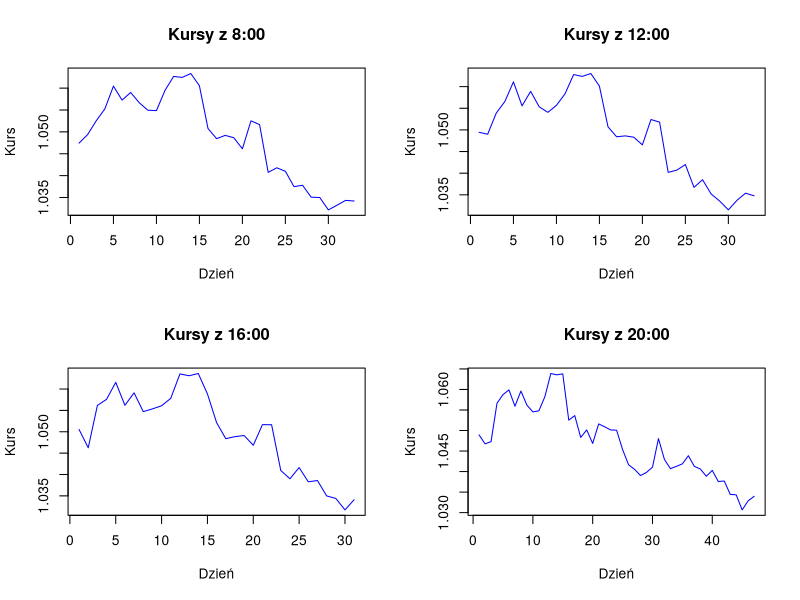
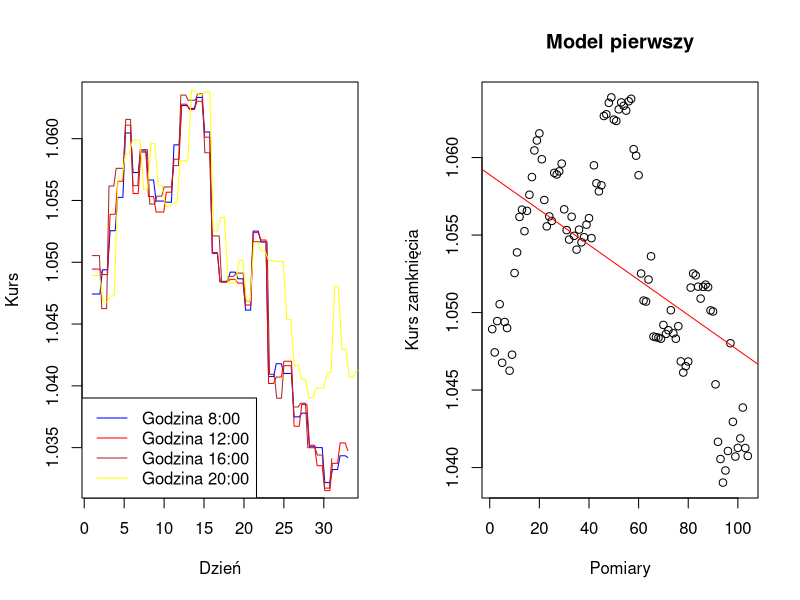
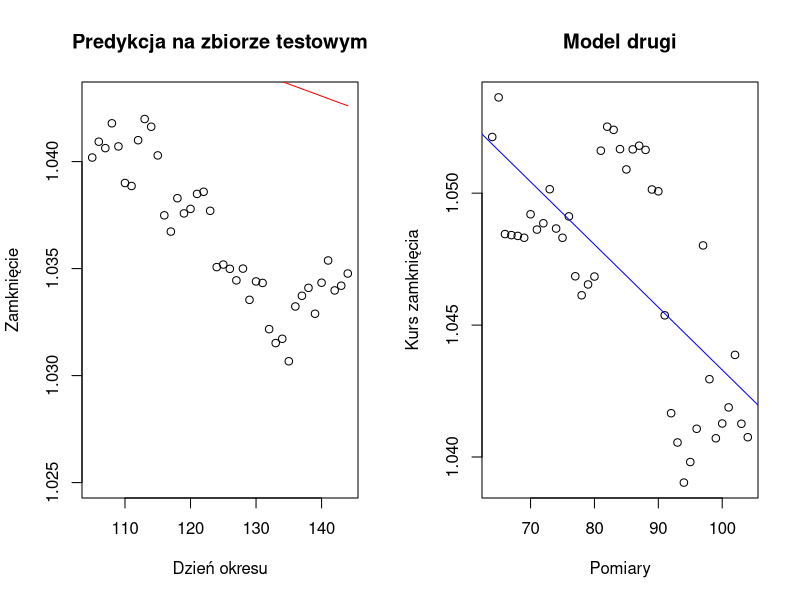
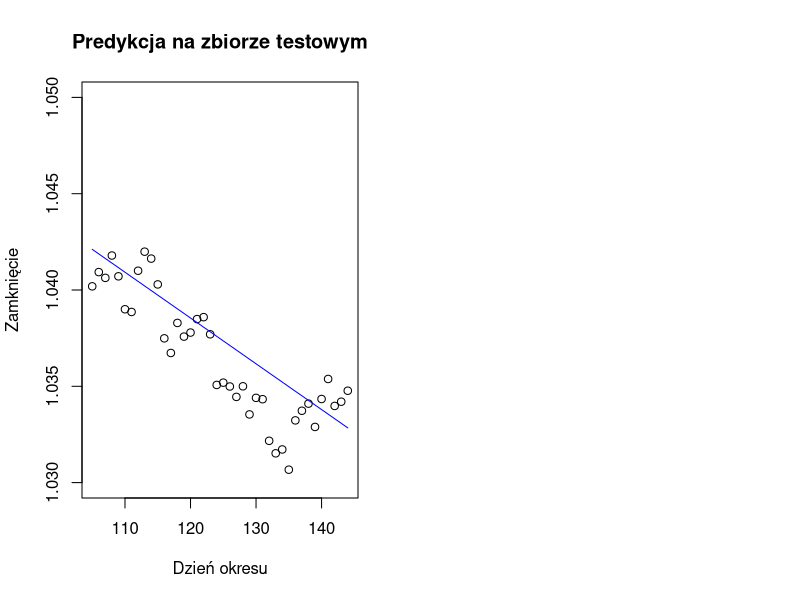

These charts were generated, in order, by the following R code:
## ---- chunk 1
knitr::opts_chunk$set(echo = TRUE)
## ---- chunk 2
dane <- read.csv2(file = 'mwozna-dane.csv', header = TRUE, sep = ";", dec = ".")
godz_8 <- dane[dane$godzina == 80000, ]
godz_12 <- dane[dane$godzina == 120000, ]
godz_16 <- dane[dane$godzina == 160000, ]
godz_20 <- dane[dane$godzina == 200000, ]
kurs<-as.numeric(dane$zamkniecie)
dane$zamkniecie = kurs
head(dane)
## ---- chunk 3
head(godz_8)
head(godz_12)
head(godz_20)
## ---- chunk 4
par(mfrow = c(2, 2), pty= "m")
plot(1:length(godz_8$data), godz_8$zamkniecie, type = "l", main = "Kursy z 8:00", xlab = "Dzień", ylab = "Kurs", col="blue")
plot(1:length(godz_12$data), godz_12$zamkniecie, type = "l", main = "Kursy z 12:00", xlab = "Dzień", ylab = "Kurs", col="blue")
plot(1:length(godz_16$data), godz_16$zamkniecie, type = "l", main = "Kursy z 16:00", xlab = "Dzień", ylab = "Kurs", col="blue")
plot(1:length(godz_20$data), godz_20$zamkniecie, type = "l", main = "Kursy z 20:00", xlab = "Dzień", ylab = "Kurs", col="blue")
par(mfrow = c(1, 2))

## ---- chunk 5
curve(godz_8$zamkniecie[x], from = 1, to = length(godz_8$data), type = "l", xlab = "Dzień", ylab = "Kurs", col = "blue")
curve(godz_12$zamkniecie[x], from = 1, to = length(godz_12$data), add = TRUE, type = "l", xlab = "Dzień", ylab = "Kurs", col = "red")
curve(godz_16$zamkniecie[x], from = 1, to = length(godz_16$data), add = TRUE, type = "l", xlab = "Dzień", ylab = "Kurs", col = "brown")
curve(godz_20$zamkniecie[x], from = 1, to = length(godz_20$data), add = TRUE, type = "l", xlab = "Dzień", ylab = "Kurs", col = "yellow")
legend("bottomleft", legend = c("Godzina 8:00", "Godzina 12:00", "Godzina 16:00", "Godzina 20:00"), col = c("blue", "red", "brown", "yellow"), lwd = 1)
## ---- chunk 6
N<-length(dane$zamkniecie)
n<-40 
newdane <- data.frame(nr=1:N,zamkniecie=dane$zamkniecie)
names(newdane)<-c("nr","zamkniecie")
uczacy <- newdane[1:(N - n), ]
testowy <- newdane[(N - n + 1):N, ]
## ---- chunk 7
model1<-lm(zamkniecie~nr,data=uczacy)
summary(model1)
plot(uczacy$nr, uczacy$zamkniecie, main = "Model pierwszy", xlab = "Pomiary", ylab = "Kurs zamknięcia")
abline(model1, col = "red")

## ---- chunk 8
pred1 <- predict(model1, testowy)
plot(testowy$nr, testowy$zamkniecie, main = "Predykcja na zbiorze testowym", xlab = "Dzień okresu", ylab = "Zamknięcie", ylim =c(1.025, 1.043))
lines(testowy$nr,pred1, col = "red")

## ---- chunk 9
blad1=mean(((pred1-testowy$zamkniecie)^2))
theil1=sum(((pred1-testowy$zamkniecie)^2))/sum((testowy$zamkniecie^2))
## ---- chunk 10
N<-length(dane$zamkniecie)
n<-40 
window_size <- 40
newdane <- data.frame(nr=1:N,zamkniecie=dane$zamkniecie)
names(newdane)<-c("nr","zamkniecie")
uczacy <- newdane[(N-n-window_size):(N - n), ]
testowy <- newdane[(N - n + 1):N, ]
## ---- chunk 11
model2<-lm(zamkniecie~nr,data=uczacy)
summary(model1)
plot(uczacy$nr, uczacy$zamkniecie, main = "Model drugi", xlab = "Pomiary", ylab = "Kurs zamknięcia")
abline(model2, col = "blue")

## ---- chunk 12
pred2 <- predict(model2,  testowy)
plot(testowy$nr, testowy$zamkniecie, main = "Predykcja na zbiorze testowym", xlab = "Dzień okresu", ylab = "Zamknięcie", ylim = c(1.03,1.05))
lines(testowy$nr, pred2, col = "blue")

## ---- chunk 13
blad2=mean(((pred2-testowy$zamkniecie)^2))
theil2=sum(((pred2-testowy$zamkniecie)^2))/sum((testowy$zamkniecie^2))
